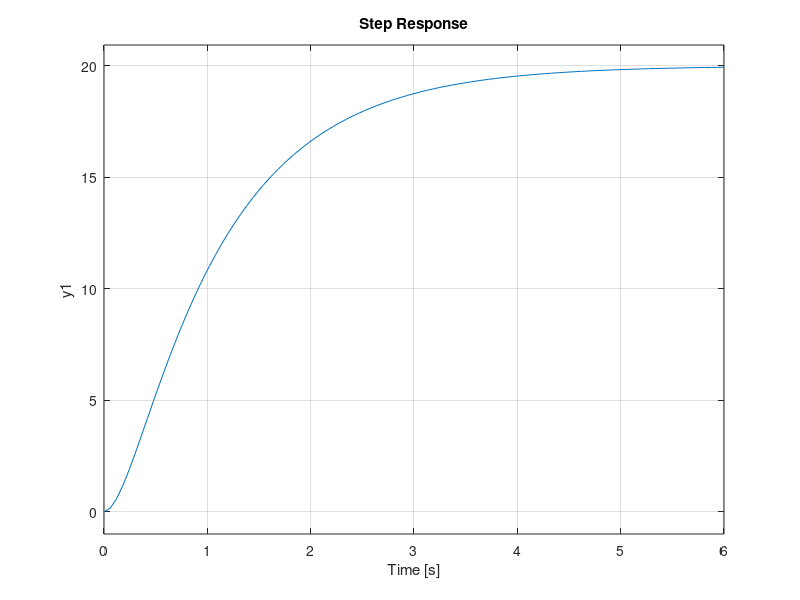

The MATLAB source for this figure:
%% 
% Se van a realizar algunas pruebas en simulacion y luego con nuestros
% algoritmos.
num=[100];
%den=[1 -3 1];
den=poly([-1 -5]); % Raices 
sys_ideal=tf(num, den);
step(sys_ideal)


